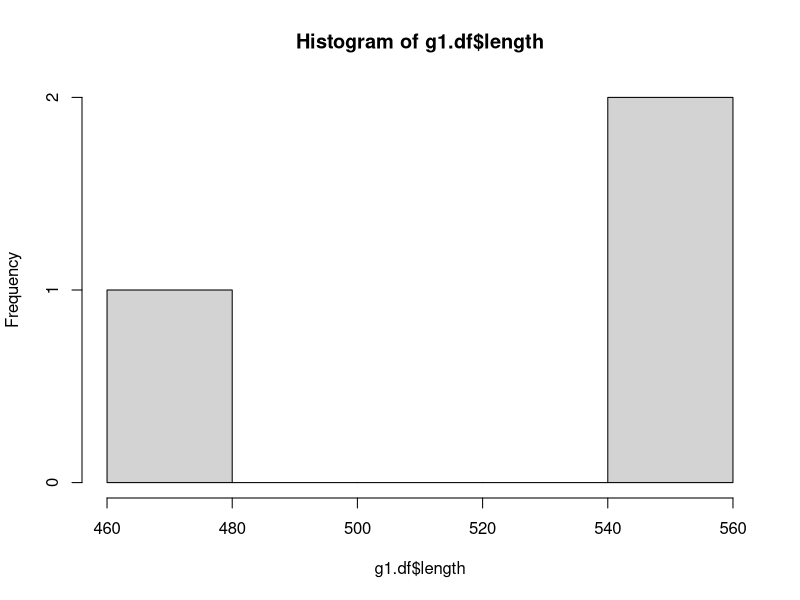
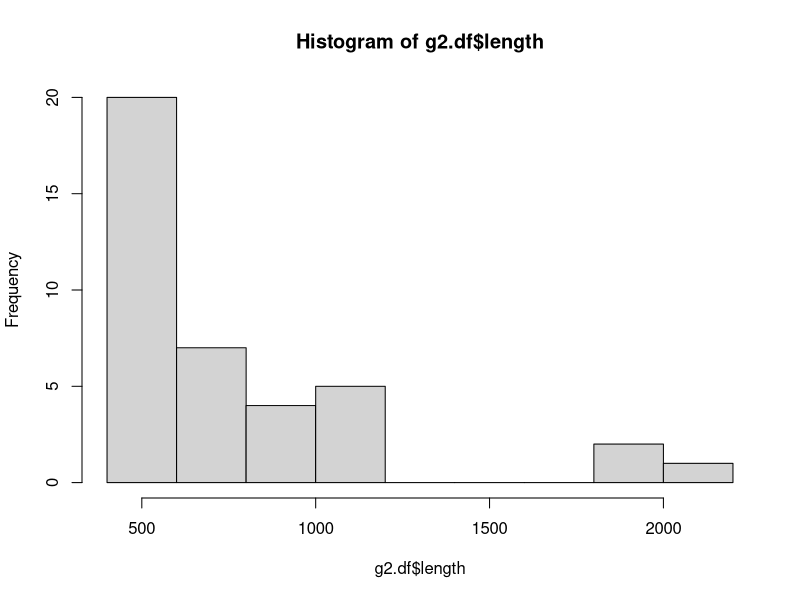

The R script that drew these images, in order:
# Background: http://www.sthda.com/english/wiki/normality-test-in-r

# read the data
dat <- read.csv("zooid_size.csv", header = TRUE)

unique(dat$genus) # shows unique genus
table(dat$genus) # shows the frequency

# subset data by species
name1 <- "Microporella(cf.)"
name2 <- "Schizoporella"

g1.df <- dat[which(dat$genus == name1),]
g2.df <- dat[which(dat$genus == name2),]

########### visualise the data

hist(g1.df$length)
hist(g2.df$length)

########### Shapiro-Wilk's

shapiro.test(g1.df$length)
shapiro.test(g2.df$length)

